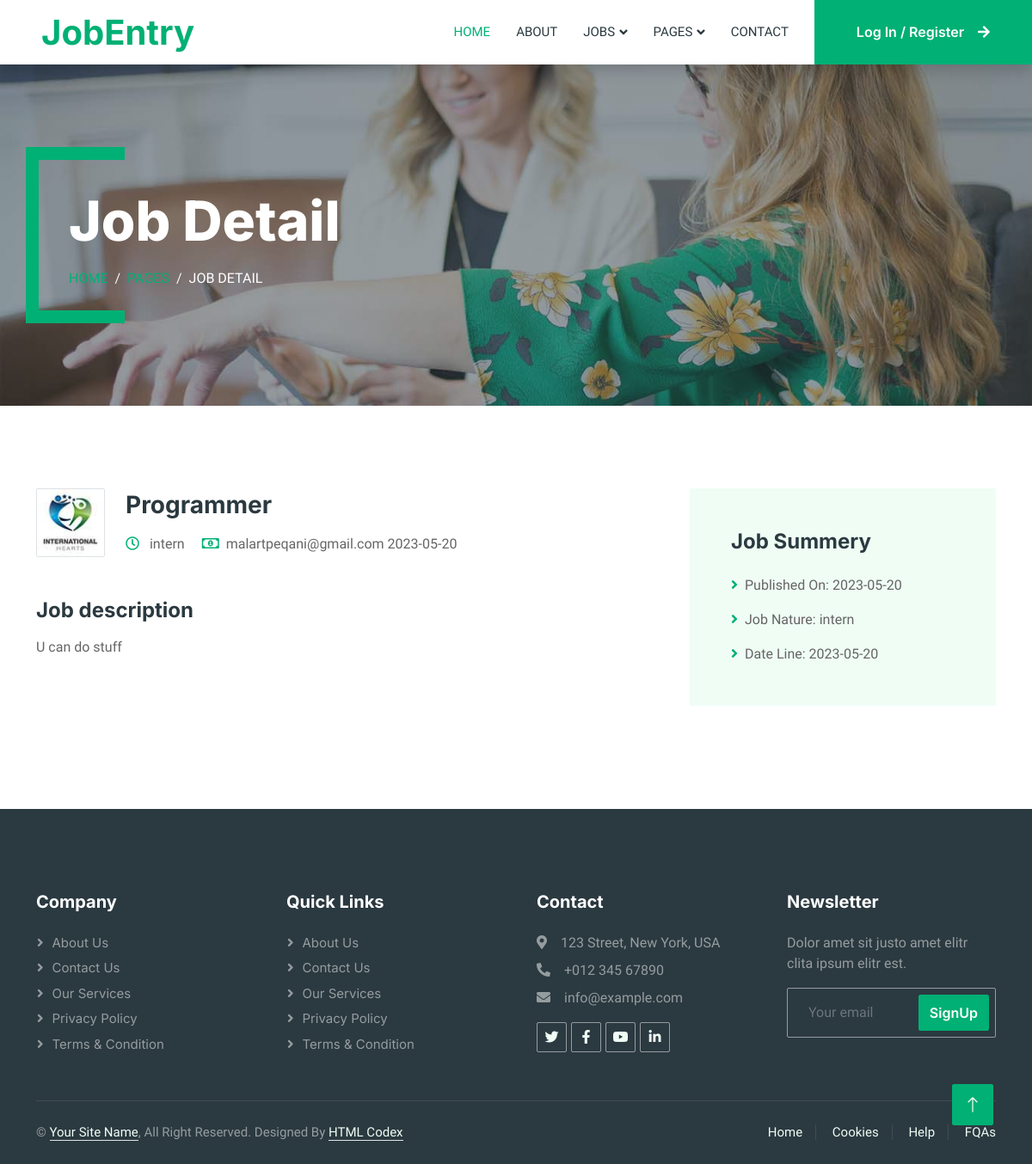
/job-detail.php?id=6, run on the app's committed database.
### tables this page shows
CREATE TABLE `jobs` (
  `id` int(11) NOT NULL,
  `job-name` varchar(255) NOT NULL,
  `job-description` varchar(255) NOT NULL,
  `city` varchar(255) NOT NULL,
  `category` int(255) NOT NULL,
  `schedule` varchar(255) NOT NULL,
  `email` varchar(255) NOT NULL,
  `when_posted` timestamp NOT NULL DEFAULT current_timestamp() ON UPDATE current_timestamp()
);

### job-detail.php (the view, shortened to what this page needs)
<?php
include "config.php";
?>
<!DOCTYPE html>
<html lang="en">
<head>
    <link href="https://cdnjs.cloudflare.com/ajax/libs/font-awesome/5.10.0/css/all.min.css" rel="stylesheet">
    <link href="https://cdn.jsdelivr.net/npm/bootstrap-icons@1.4.1/font/bootstrap-icons.css" rel="stylesheet">
    <link href="lib/animate/animate.min.css" rel="stylesheet">
    <link href="lib/owlcarousel/assets/owl.carousel.min.css" rel="stylesheet">
    <link href="css/bootstrap.min.css" rel="stylesheet">
    <link href="css/style.css" rel="stylesheet">
</head>
<body>
    <div class="container-xxl bg-white p-0">
        <nav class="navbar navbar-expand-lg bg-white navbar-light shadow sticky-top p-0">
            <a href="index.php" class="navbar-brand d-flex align-items-center text-center py-0 px-4 px-lg-5">
                <h1 class="m-0 text-primary">JobEntry</h1>
            </a>
            <div class="collapse navbar-collapse" id="navbarCollapse">
                <div class="navbar-nav ms-auto p-4 p-lg-0">
                    <a href="index.html" class="nav-item nav-link active">Home</a>
                    <a href="about.html" class="nav-item nav-link">About</a>
                    <div class="nav-item dropdown">
                        <a href="#" class="nav-link dropdown-toggle" data-bs-toggle="dropdown">Jobs</a>
                    </div>
                    <div class="nav-item dropdown">
                        <a href="#" class="nav-link dropdown-toggle" data-bs-toggle="dropdown">Pages</a>
                    </div>
                    <a href="contact.html" class="nav-item nav-link">Contact</a>
                </div>
                <?php if (!isset($_SESSION['id'])) { ?>
                    <a href="./login.php" class="btn btn-primary rounded-0 py-4 px-lg-5 d-none d-lg-block">Log In / Register<i class="fa fa-arrow-right ms-3"></i></a>
                <?php } else { ?>
                    <a href="./logout.php" class="nav-item nav-link">Log Out</a>
                    <a href="./announcejob.php" class="btn btn-primary rounded-0 py-4 px-lg-5 d-none d-lg-block">Announce Job<i class="fa fa-arrow-right ms-3"></i></a>
                <?php } ?>
            </div>
        </nav>
        <div class="container-xxl py-5 bg-dark page-header mb-5">
            <div class="container my-5 pt-5 pb-4">
                <h1 class="display-3 text-white mb-3 animated slideInDown">Job Detail</h1>
                <nav aria-label="breadcrumb">
                    <ol class="breadcrumb text-uppercase">
                        <li class="breadcrumb-item"><a href="#">Home</a></li>
                        <li class="breadcrumb-item"><a href="#">Pages</a></li>
                        <li class="breadcrumb-item text-white active" aria-current="page">Job Detail</li>
                    </ol>
                </nav>
            </div>
        </div>
        <?php
        if (isset($_GET['id'])) {
            $jobid = mysqli_real_escape_string($conn, $_GET['id']);
            $query = "SELECT `job-name`, `job-description`, `schedule`, `email`, DATE(`when_posted`) AS date_only FROM jobs WHERE `id` = '$jobid'";
            $resultJob = mysqli_query($conn, $query);
            if ($resultJob) {
                if (mysqli_num_rows($resultJob) > 0) {
                    while ($row = mysqli_fetch_assoc($resultJob)) {
                        $jobname = $row['job-name'];
                        $jobdescription = $row['job-description'];
                        $schedule = $row['schedule'];
                        $email = $row['email'];
                        $whenPosted = $row['date_only'];
        ?>
                        <div class="container-xxl py-5 wow fadeInUp" data-wow-delay="0.1s">
                            <div class="container">
                                <div class="row gy-5 gx-4">
                                    <div class="col-lg-8">
                                        <div class="d-flex align-items-center mb-5">
                                            <img class="flex-shrink-0 img-fluid border rounded" src="img/com-logo-2.jpg" alt="" style="width: 80px; height: 80px;">
                                            <div class="text-start ps-4">
                                                <h3 class="mb-3"><?php echo $jobname ?></h3>
                                                <span class="text-truncate me-3">
                                                    <i class="far fa-clock text-primary me-2"></i>
                                                    <?php echo $schedule ?>
                                                </span>
                                                <span class="text-truncate me-0"><i class="far fa-money-bill-alt text-primary me-2"></i><?php echo $email ?></span>
                                                <span class="text-truncate me-0"><?php echo $whenPosted ?></span>
                                            </div>
                                        </div>
                                        <div class="mb-5">
                                            <h4 class="mb-3">Job description</h4>
                                            <p><?php echo $jobdescription ?></p>
                                        </div>
                                    </div>
                                    <div class="col-lg-4">
                                        <div class="bg-light rounded p-5 mb-4 wow slideInUp" data-wow-delay="0.1s">
                                            <h4 class="mb-4">Job Summery</h4>
                                            <p><i class="fa fa-angle-right text-primary me-2"></i>Published On: <?php echo $whenPosted ?></p>
                                            <p><i class="fa fa-angle-right text-primary me-2"></i>Job Nature: <?php echo $schedule ?></p>
                                            <p class="m-0"><i class="fa fa-angle-right text-primary me-2"></i>Date Line: <?php echo $whenPosted ?></p>
                                        </div>
                                    </div>
                                </div>
                            </div>
                        </div>
        <?php
                    }
                } else {
                    echo "No matching job found.";
                }
            } else {
                echo "Query failed: " . mysqli_error($conn);
            }
        }
        ?>
        <div class="container-fluid bg-dark text-white-50 footer pt-5 mt-5 wow fadeIn" data-wow-delay="0.1s">
            <div class="container py-5">
                <div class="row g-5">
                    <div class="col-lg-3 col-md-6">
                        <h5 class="text-white mb-4">Company</h5>
                        <a class="btn btn-link text-white-50" href="">About Us</a>
                        <a class="btn btn-link text-white-50" href="">Contact Us</a>
                        <a class="btn btn-link text-white-50" href="">Our Services</a>
                        <a class="btn btn-link text-white-50" href="">Privacy Policy</a>
                        <a class="btn btn-link text-white-50" href="">Terms & Condition</a>
                    </div>
                    <div class="col-lg-3 col-md-6">
                        <h5 class="text-white mb-4">Quick Links</h5>
                        <a class="btn btn-link text-white-50" href="">About Us</a>
                        <a class="btn btn-link text-white-50" href="">Contact Us</a>
                        <a class="btn btn-link text-white-50" href="">Our Services</a>
                        <a class="btn btn-link text-white-50" href="">Privacy Policy</a>
                        <a class="btn btn-link text-white-50" href="">Terms & Condition</a>
                    </div>
                    <div class="col-lg-3 col-md-6">
                        <h5 class="text-white mb-4">Contact</h5>
                        <p class="mb-2"><i class="fa fa-map-marker-alt me-3"></i>123 Street, New York, USA</p>
                        <p class="mb-2"><i class="fa fa-phone-alt me-3"></i>+012 345 67890</p>
                        <p class="mb-2"><i class="fa fa-envelope me-3"></i>info@example.com</p>
                        <div class="d-flex pt-2">
                            <a class="btn btn-outline-light btn-social" href=""><i class="fab fa-twitter"></i></a>
                            <a class="btn btn-outline-light btn-social" href=""><i class="fab fa-facebook-f"></i></a>
                            <a class="btn btn-outline-light btn-social" href=""><i class="fab fa-youtube"></i></a>
                            <a class="btn btn-outline-light btn-social" href=""><i class="fab fa-linkedin-in"></i></a>
                        </div>
                    </div>
                    <div class="col-lg-3 col-md-6">
                        <h5 class="text-white mb-4">Newsletter</h5>
                        <p>Dolor amet sit justo amet elitr clita ipsum elitr est.</p>
                        <div class="position-relative mx-auto" style="max-width: 400px;">
                            <input class="form-control bg-transparent w-100 py-3 ps-4 pe-5" type="text" placeholder="Your email">
                            <button type="button" class="btn btn-primary py-2 position-absolute top-0 end-0 mt-2 me-2">SignUp</button>
                        </div>
                    </div>
                </div>
            </div>
            <div class="container">
                <div class="copyright">
                    <div class="row">
                        <div class="col-md-6 text-center text-md-start mb-3 mb-md-0">
                            &copy; <a class="border-bottom" href="#">Your Site Name</a>, All Right Reserved.
                            Designed By <a class="border-bottom" href="https://htmlcodex.com">HTML Codex</a>
                        </div>
                        <div class="col-md-6 text-center text-md-end">
                            <div class="footer-menu">
                                <a href="">Home</a>
                                <a href="">Cookies</a>
                                <a href="">Help</a>
                                <a href="">FQAs</a>
                            </div>
                        </div>
                    </div>
                </div>
            </div>
        </div>
        <a href="#" class="btn btn-lg btn-primary btn-lg-square back-to-top"><i class="bi bi-arrow-up"></i></a>
    </div>
</body>
</html>

### css/style.css (style rules this page uses)
:root { --primary: #00B074; --secondary: #2B9BFF; --light: #EFFDF5; --dark: #2B3940; }
.back-to-top { position: fixed; display: none; right: 45px; bottom: 45px; z-index: 99; }
.btn { font-family: 'Inter', sans-serif; font-weight: 600; transition: .5s; }
.btn.btn-primary, .btn.btn-secondary { color: #FFFFFF; }
.btn-lg-square { width: 48px; height: 48px; }
.btn-square, .btn-sm-square, .btn-lg-square { padding: 0; display: flex; align-items: center; justify-content: center; font-weight: normal; border-radius: 2px; }
.navbar .dropdown-toggle::after { border: none; content: "\f107"; font-family: "Font Awesome 5 Free"; font-weight: 900; vertical-align: middle; margin-left: 5px; transition: .5s; }
.navbar-dark .navbar-nav .nav-link, .navbar-light .navbar-nav .nav-link { margin-right: 30px; padding: 25px 0; color: #FFFFFF; font-size: 15px; text-transform: uppercase; outline: none; }
.navbar-dark .navbar-nav .nav-link:hover, .navbar-dark .navbar-nav .nav-link.active, .navbar-light .navbar-nav .nav-link:hover, .navbar-light .navbar-nav .nav-link.active { color: var(--primary); }
.navbar-light .navbar-brand, .navbar-light a.btn { height: 75px; }
.navbar-light .navbar-nav .nav-link { color: var(--dark); font-weight: 500; }
.navbar-light.sticky-top { top: -100px; transition: .5s; }
.header-carousel .container, .page-header .container { position: relative; padding: 45px 0 45px 35px; border-left: 15px solid var(--primary); }
.header-carousel .container::before, .header-carousel .container::after, .page-header .container::before, .page-header .container::after { position: absolute; content: ""; top: 0; left: 0; width: 100px; height: 15px; background: var(--primary); }
.header-carousel .container::after, .page-header .container::after { top: 100%; margin-top: -15px; }
.page-header { background: linear-gradient(rgba(43, 57, 64, .5), rgba(43, 57, 64, .5)), url(../img/carousel-1.jpg) center center no-repeat; background-size: cover; }
.breadcrumb-item + .breadcrumb-item::before { color: var(--light); }
.footer .btn.btn-social { margin-right: 5px; width: 35px; height: 35px; display: flex; align-items: center; justify-content: center; color: var(--light); border: 1px solid rgba(255,255,255,0.5); border-radius: 2px; transition: .3s; }
.footer .btn.btn-link { display: block; margin-bottom: 5px; padding: 0; text-align: left; font-size: 15px; font-weight: normal; text-transform: capitalize; transition: .3s; }
.footer .btn.btn-link::before { position: relative; content: "\f105"; font-family: "Font Awesome 5 Free"; font-weight: 900; margin-right: 10px; }
.footer .form-control { border-color: rgba(255,255,255,0.5); }
.footer .copyright { padding: 25px 0; font-size: 15px; border-top: 1px solid rgba(256, 256, 256, .1); }
.footer .copyright a { color: var(--light); }
.footer .footer-menu a { margin-right: 15px; padding-right: 15px; border-right: 1px solid rgba(255, 255, 255, .1); }
.footer .footer-menu a:last-child { margin-right: 0; padding-right: 0; border-right: none; }

### data on the page
jobs: value "Programmer", schedule "intern", email "malartpeqani@gmail.com", whenPosted "2023-05-20", value "U can do stuff"
